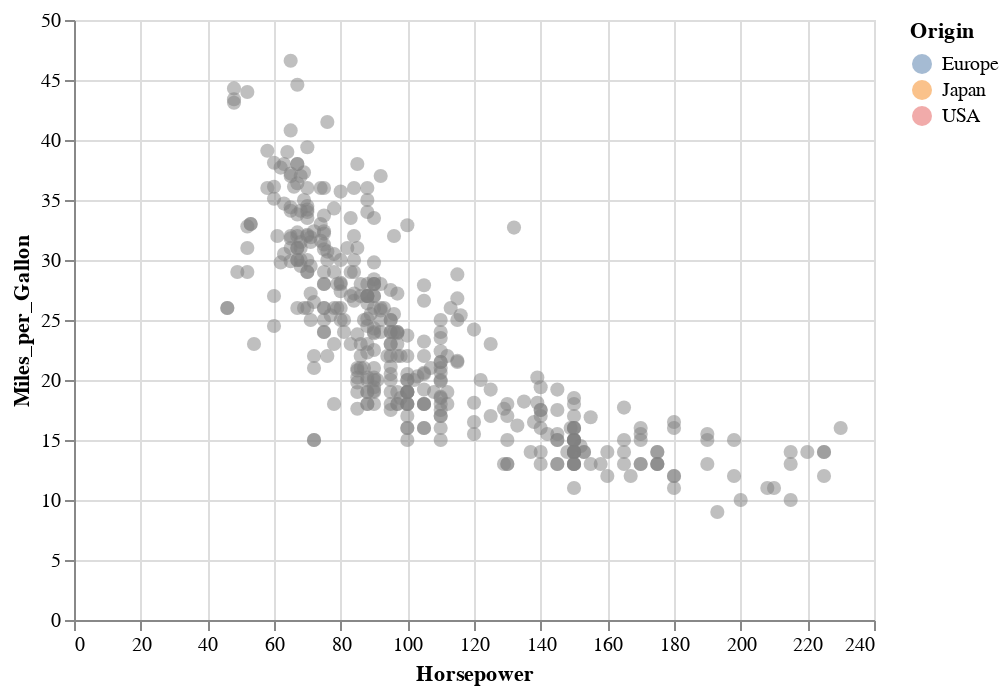

Here is the notebook cell this chart was saved with:
### Code cell
# 2.2.2 Three steps for making an interactive chart 
# put it all together

#1. define selection (nothing selected to start)
selection=alt.selection_single(empty="none");

#2. define condition
sizeCondition=alt.condition(selection,alt.SizeValue(200),alt.SizeValue(50))
colorCondition=alt.condition(selection,"Origin",alt.value("gray"))

#3. add selection and conditions to chart
hp_mpg.add_selection(
    selection
).encode(
    # 4. add conditions to encode: you can chain multiple selections 
    size=sizeCondition,
    color=colorCondition
)

### Figure 1 — Vega-Lite specification as saved in the notebook (floating-point values rounded to 4 significant figures; data arrays with more than 128 entries replaced by an {"elided": "..."} marker saying what was removed)
{"config": {"view": {"continuousWidth": 400, "continuousHeight": 300}}, "data": {"name": "data-8e25068d8b9a578f41a59c91e539d690"}, "mark": {"type": "circle", "opacity": 0.5, "size": 80}, "encoding": {"color": {"condition": {"type": "nominal", "field": "Origin", "selection": "selector008"}, "value": "gray"}, "size": {"condition": {"value": 200, "selection": "selector008"}, "value": 50}, "x": {"type": "quantitative", "field": "Horsepower"}, "y": {"type": "quantitative", "field": "Miles_per_Gallon"}}, "selection": {"selector008": {"type": "single", "empty": "none"}}, "$schema": "https://vega.github.io/schema/vega-lite/v4.0.2.json", "datasets": {"data-8e25068d8b9a578f41a59c91e539d690": {"elided": "406 records"}}}
